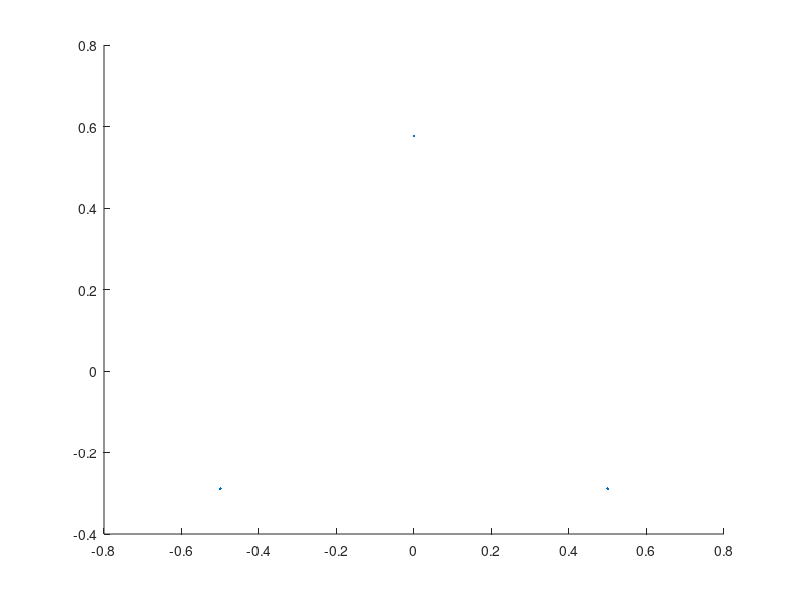

MATLAB code for this plot: (Note: this script raises an error after producing the figure.)
clearvars;
for i = 1:100
    line(i,1) = i / 10;
    line(i,2) = i / 10;
end

t = 0.5;
theta = pi/6;
figure;

%output1 = line;

output1(1,1) = 0;
output1(1,2) = 1 / (3 ^ 0.5);
output1(2,1) = -1 / 2;
output1(2,2) = -0.5 / (3 ^ 0.5) ;
output1(3,1) = 1 / 2;
output1(3,2) = -0.5 / (3 ^ 0.5);

for j = 1:100
       hold on;
       scatter(output1(1:3,1),output1(1:3,2),'.');
    for i = 1:3

       point = rot([output1(i,1), output1(i,2)],t,theta);
       output1(i,1) = point(1);
       output1(i,2) = point(2);

    end

end
